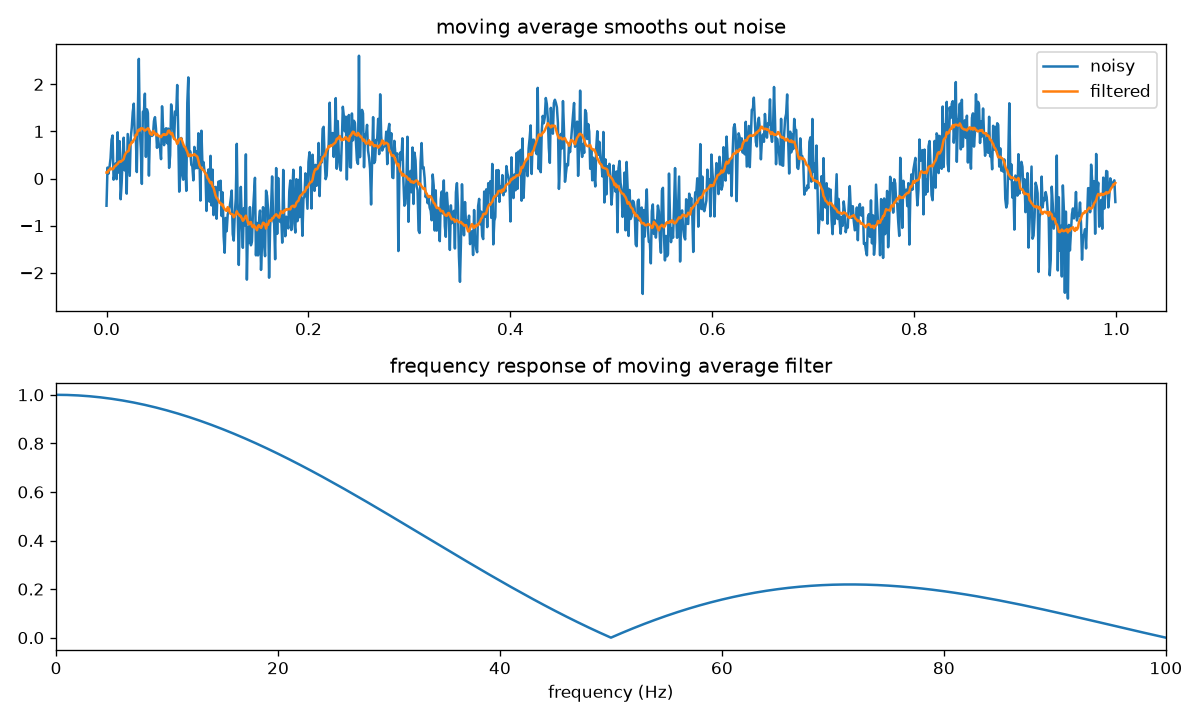

Reproduce this figure in Python.
import matplotlib.pyplot as plt
import numpy as np

fs = 1000.0
t = np.arange(1000) / fs

# clean low frequency signal + noise
signal = np.sin(2 * np.pi * 5 * t)
noisy = signal + 0.5 * np.random.randn(len(t))

# moving average filter, all-ones taps
h = np.ones(20) / 20

filtered = np.convolve(noisy, h, mode='same')   # mode="same" makes len(input) = len(output)

fig, axes = plt.subplots(2, 1, figsize=(10, 6))

axes[0].plot(t, noisy, label="noisy")
axes[0].plot(t, filtered, label="filtered")
axes[0].legend()
axes[0].set_title("moving average smooths out noise")

freqs = np.fft.fftshift(np.fft.fftfreq(len(t), d=1/fs))
H = np.abs(np.fft.fftshift(np.fft.fft(h, len(t))))
axes[1].plot(freqs, H)
axes[1].set_xlim(0, 100)
axes[1].set_xlabel("frequency (Hz)")
axes[1].set_title("frequency response of moving average filter")

plt.tight_layout()
plt.savefig("d28_moving_average.png", dpi=120)
print("saved")
